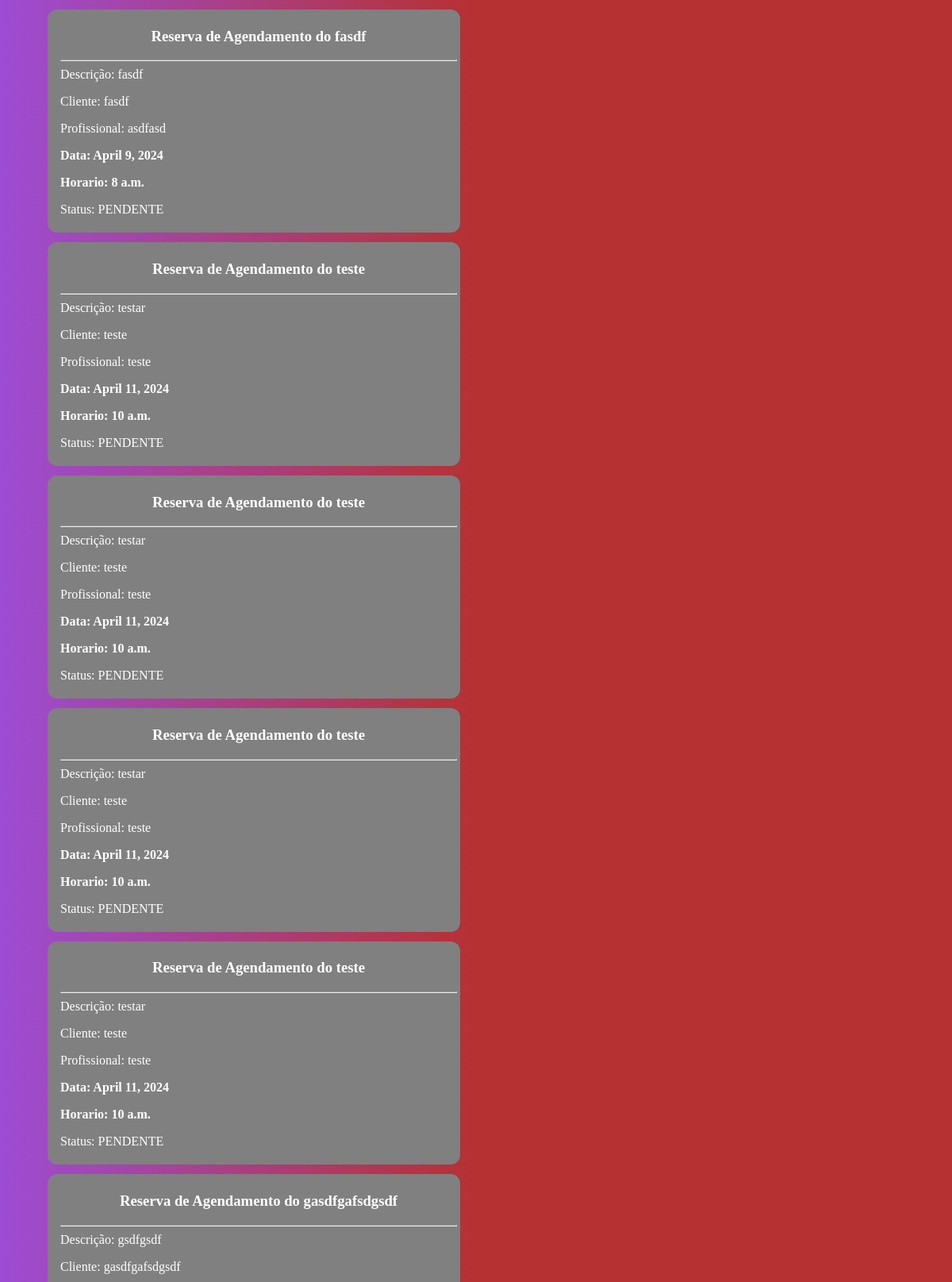
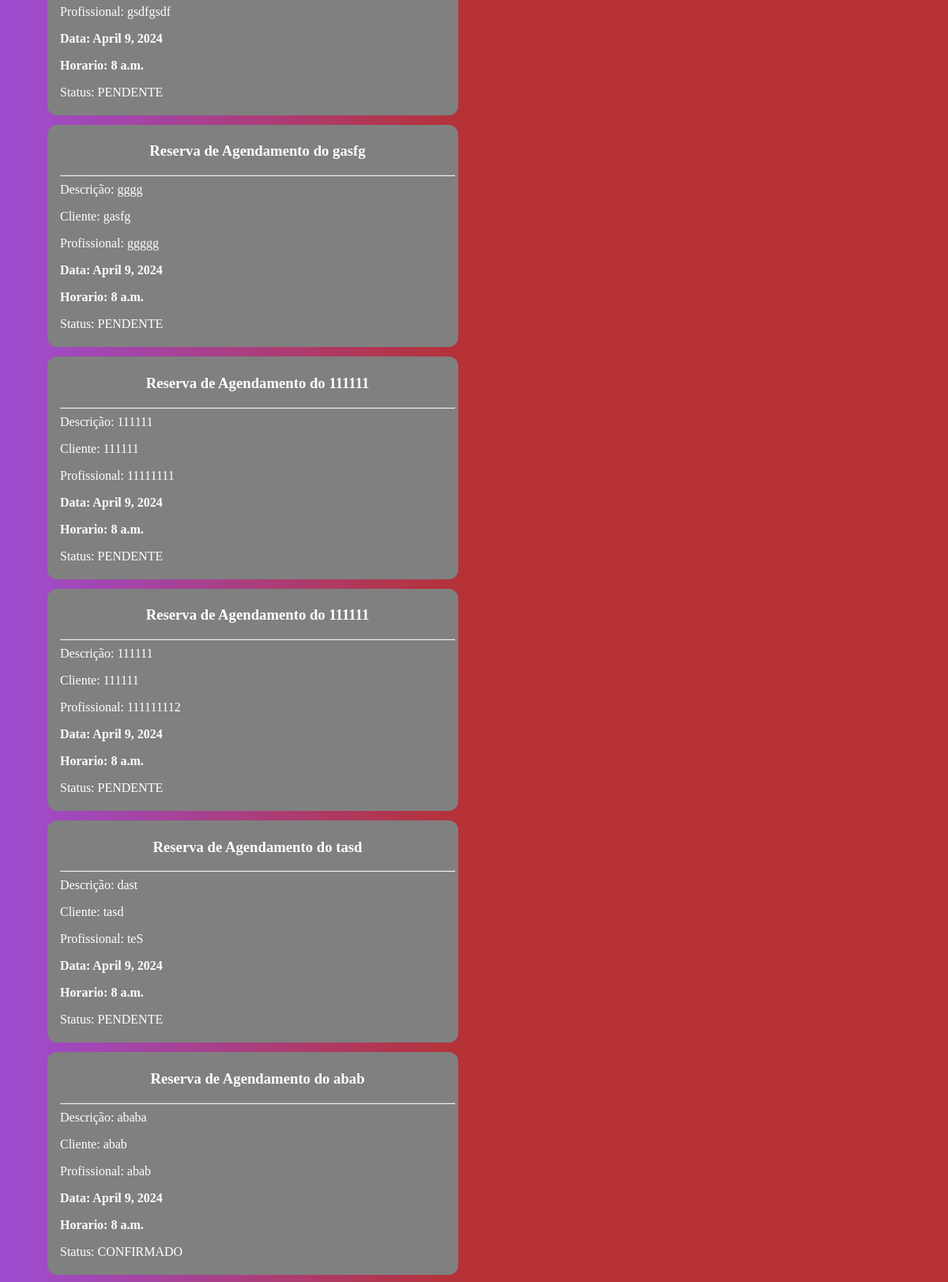
Page /list/ (upper part) on the committed database (2 pictures, top to bottom).
### schedule/models.py (models this page shows)
class Agendamento(models.Model):
    hora = models.TimeField(default='08:00:00')
    data = models.DateField(default='2020-01-01')
    descricao = models.TextField()
    titulo = models.CharField(max_length=50, default='Reserva de Agendamento')
    cliente = models.CharField(max_length=50, default = ' ')
    profissional = models.CharField(max_length=50, default = ' ')
    status = models.CharField(max_length=8, default = 'PENDENTE')

### schedule/views.py (the view)
# urls.py: path('list/', views.listar_agendamentos, name='listar_agendamentos'),
def listar_agendamentos(request):
    agendamentos = Agendamento.objects.all()
    return render(request, 'listar_agendamentos.html', {'agendamentos':agendamentos})

### schedule/templates/listar_agendamentos.html (shortened to what this page needs)
<html>
<head>
    {% load static %}
    <link rel="stylesheet" type="text/css" href="{% static 'schedule/styles.css' %}">
</head>
<ul id="listar_agendamentos">
    {% for agendamento in agendamentos %}
    <li id="agendamento_item">
        <div class="card_item">
            <h3 id="listar_titulo"> {{agendamento.titulo}} do {{agendamento.cliente}}</h3>
             <hr>
            Descrição: {{agendamento.descricao}}
            <p id="lista_cliente">Cliente: {{agendamento.cliente}}</p>
            <p id="lista_profissional">Profissional: {{agendamento.profissional}}</p>
            <p id="listar_horario">Data: {{agendamento.data}}</p>
            <p id="listar_horario">Horario: {{agendamento.hora}}</p>
            <p id="Status">Status: {{agendamento.status}}</p>
        </div>
    </li>
    {% endfor %}
</ul>
</html>

### schedule/static/schedule/styles.css (style rules this page uses)
#agendamento_item { background-color: gray; color: white; width: 512px; padding: 4px; margin: 12px; border-radius: 12px; }
.card_item { padding-left: 12px; }
#listar_titulo { text-align: center; }
#listar_horario { font-size: 16px; font-weight: bolder; }
ul { list-style-type: none ; }

### rows in the picture
Agendamento: titulo "Reserva de Agendamento", cliente "fasdf", descricao "fasdf", profissional "asdfasd", data "April 9, 2024", hora "8 a.m.", status "PENDENTE"
Agendamento: titulo "Reserva de Agendamento", cliente "teste", descricao "testar", profissional "teste", data "April 11, 2024", hora "10 a.m.", status "PENDENTE"
Agendamento: titulo "Reserva de Agendamento", cliente "teste", descricao "testar", profissional "teste", data "April 11, 2024", hora "10 a.m.", status "PENDENTE"
Agendamento: titulo "Reserva de Agendamento", cliente "teste", descricao "testar", profissional "teste", data "April 11, 2024", hora "10 a.m.", status "PENDENTE"
Agendamento: titulo "Reserva de Agendamento", cliente "teste", descricao "testar", profissional "teste", data "April 11, 2024", hora "10 a.m.", status "PENDENTE"
Agendamento: titulo "Reserva de Agendamento", cliente "gasdfgafsdgsdf", descricao "gsdfgsdf", profissional "gsdfgsdf", data "April 9, 2024", hora "8 a.m.", status "PENDENTE"
Agendamento: titulo "Reserva de Agendamento", cliente "gasfg", descricao "gggg", profissional "ggggg", data "April 9, 2024", hora "8 a.m.", status "PENDENTE"
Agendamento: titulo "Reserva de Agendamento", cliente "111111", descricao "111111", profissional "11111111", data "April 9, 2024", hora "8 a.m.", status "PENDENTE"
Agendamento: titulo "Reserva de Agendamento", cliente "111111", descricao "111111", profissional "111111112", data "April 9, 2024", hora "8 a.m.", status "PENDENTE"
Agendamento: titulo "Reserva de Agendamento", cliente "tasd", descricao "dast", profissional "teS", data "April 9, 2024", hora "8 a.m.", status "PENDENTE"
Agendamento: titulo "Reserva de Agendamento", cliente "abab", descricao "ababa", profissional "abab", data "April 9, 2024", hora "8 a.m.", status "CONFIRMADO"
